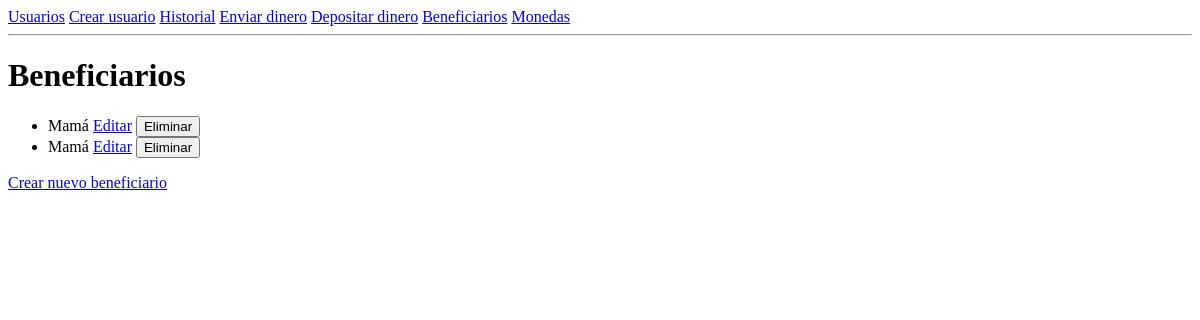
The app's page /beneficiario/, older data.
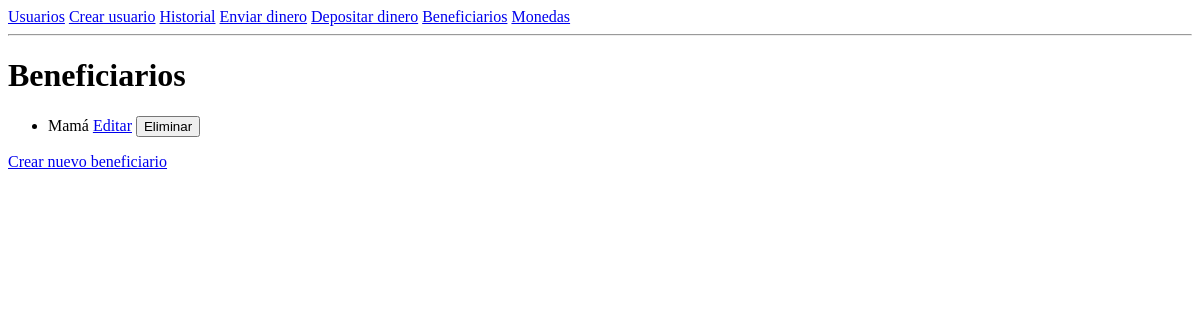
The same page, newer data.
### gestion/models.py (models this page shows, shortened)
class Beneficiario(models.Model):
    beneficiario_id = models.AutoField(primary_key=True)
    nombre = models.CharField(max_length=100)
    detalle = models.CharField(max_length=150, blank=True, null=True)
    fecha_creacion = models.DateTimeField(auto_now_add=True)

### gestion/views.py (the view)
# urls.py: path('beneficiario/', BeneficiarioListView.as_view(), name='beneficiario_list'),
class BeneficiarioListView(ListView):
    model = Beneficiario
    template_name = 'gestion/beneficiario_list.html'
    context_object_name = 'beneficiarios'
    def get_queryset(self):
        return Beneficiario.objects.exclude(nombre="DEPOSITO")

### gestion/templates/gestion/beneficiario_list.html (shortened to what this page needs)
{% extends 'base.html' %}
{% block content %}
<h1>Beneficiarios</h1>
<ul>
    {% for b in beneficiarios %}
        <li>
            {{ b.nombre }}
            <a href="{% url 'beneficiario_update' b.pk %}">Editar</a>
            <form action="{% url 'beneficiario_delete' b.pk %}" method="post" style="display:inline;">
                <button type="submit">Eliminar</button>
            </form>
        </li>
    {% endfor %}
</ul>
<a href="{% url 'beneficiario_create' %}">Crear nuevo beneficiario</a>
{% endblock %}

Row changes from the older to the newer data that the page shows:
removed Beneficiario: nombre "Mamá"
